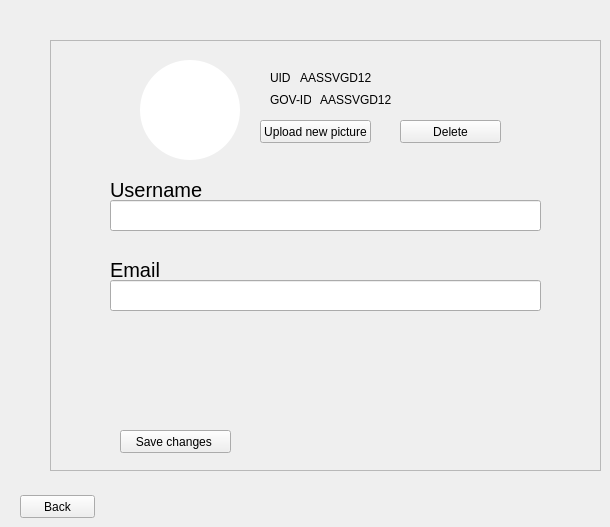
            <widget class="QWidget" name="setings_profile_page_2">
             <widget class="QFrame" name="frame_27">
              <property name="geometry">
               <rect>
                <x>50</x>
                <y>40</y>
                <width>551</width>
                <height>431</height>
               </rect>
              </property>
              <property name="styleSheet">
               <string notr="true">border-bottom: 5px solid;
border-right: 5px solid;
border-color: rgb(192, 198, 200);</string>
              </property>
              <property name="frameShape">
               <enum>QFrame::StyledPanel</enum>
              </property>
              <property name="frameShadow">
               <enum>QFrame::Raised</enum>
              </property>
              <widget class="QLabel" name="profile_picture_label_3">
               <property name="geometry">
                <rect>
                 <x>90</x>
                 <y>20</y>
                 <width>100</width>
                 <height>100</height>
                </rect>
               </property>
               <property name="cursor">
                <cursorShape>PointingHandCursor</cursorShape>
               </property>
               <property name="styleSheet">
                <string notr="true">QLabel {
    border-radius: 50%; /* Ensures the QLabel becomes circular */
    background-color: #ffffff; /* Background color */
    min-width: 100px; /* Adjust the size as needed */
    min-height: 100px; /* Adjust the size as needed */
    max-width: 100px; /* Keep width and height equal for a perfect circle */
    max-height: 100px; /* Keep width and height equal for a perfect circle */
    text-align: center; /* Center the text if there is any */
	border: none

}

</string>
               </property>
               <property name="text">
                <string/>
               </property>
               <property name="pixmap">
                <pixmap resource="icons.qrc">:/icons/accounticonpng.png</pixmap>
               </property>
               <property name="scaledContents">
                <bool>true</bool>
               </property>
              </widget>
              <widget class="QPushButton" name="upload_new_picture_button_2">
               <property name="geometry">
                <rect>
                 <x>210</x>
                 <y>80</y>
                 <width>111</width>
                 <height>23</height>
                </rect>
               </property>
               <property name="styleSheet">
                <string notr="true">
QPushButton {
                
	background-color: blue;
                border: none;
                border-radius: 5px;

				color: white
            }
QPushButton:hover {
                background-color: gray;
            };
</string>
               </property>
               <property name="text">
                <string>Upload new picture</string>
               </property>
              </widget>
              <widget class="QPushButton" name="delete_picture_button_2">
               <property name="geometry">
                <rect>
                 <x>350</x>
                 <y>80</y>
                 <width>101</width>
                 <height>23</height>
                </rect>
               </property>
               <property name="styleSheet">
                <string notr="true">
QPushButton {
                
	background-color: blue;
                border: none;
                border-radius: 5px;

				color: white
            }
QPushButton:hover {
                background-color: gray;
            };
</string>
               </property>
               <property name="text">
                <string>Delete</string>
               </property>
              </widget>
              <widget class="QLineEdit" name="profilesetting_username_line_edit_2">
               <property name="geometry">
                <rect>
                 <x>60</x>
                 <y>160</y>
                 <width>431</width>
                 <height>31</height>
                </rect>
               </property>
              </widget>
              <widget class="QLabel" name="label_57">
               <property name="geometry">
                <rect>
                 <x>60</x>
                 <y>140</y>
                 <width>101</width>
                 <height>20</height>
                </rect>
               </property>
               <property name="styleSheet">
                <string notr="true">font-size: 20px;
border: none
</string>
               </property>
               <property name="text">
                <string>Username</string>
               </property>
              </widget>
              <widget class="QPushButton" name="save_changes_button_2">
               <property name="geometry">
                <rect>
                 <x>70</x>
                 <y>390</y>
                 <width>111</width>
                 <height>23</height>
                </rect>
               </property>
               <property name="styleSheet">
                <string notr="true">
QPushButton {
                
	background-color: blue;
                border: none;
                border-radius: 5px;

				color: white
            }
QPushButton:hover {
                background-color: gray;
            };
</string>
               </property>
               <property name="text">
                <string>Save changes </string>
               </property>
              </widget>
              <widget class="QLabel" name="label_58">
               <property name="geometry">
                <rect>
                 <x>60</x>
                 <y>220</y>
                 <width>101</width>
                 <height>20</height>
                </rect>
               </property>
               <property name="styleSheet">
                <string notr="true">font-size: 20px;
border: none
</string>
               </property>
               <property name="text">
                <string>Email</string>
               </property>
              </widget>
              <widget class="QLineEdit" name="profilesettings_email_line_edit_2">
               <property name="geometry">
                <rect>
                 <x>60</x>
                 <y>240</y>
                 <width>431</width>
                 <height>31</height>
                </rect>
               </property>
              </widget>
              <widget class="QLabel" name="profile_uid_label_3">
               <property name="geometry">
                <rect>
                 <x>250</x>
                 <y>30</y>
                 <width>101</width>
                 <height>16</height>
                </rect>
               </property>
               <property name="styleSheet">
                <string notr="true">background-color: none;</string>
               </property>
               <property name="text">
                <string>AASSVGD12</string>
               </property>
              </widget>
              <widget class="QLabel" name="label_70">
               <property name="geometry">
                <rect>
                 <x>220</x>
                 <y>30</y>
                 <width>21</width>
                 <height>16</height>
                </rect>
               </property>
               <property name="styleSheet">
                <string notr="true">background-color: none;</string>
               </property>
               <property name="text">
                <string>UID:</string>
               </property>
              </widget>
              <widget class="QLabel" name="label_71">
               <property name="geometry">
                <rect>
                 <x>220</x>
                 <y>50</y>
                 <width>41</width>
                 <height>20</height>
                </rect>
               </property>
               <property name="styleSheet">
                <string notr="true">background-color: none;</string>
               </property>
               <property name="text">
                <string>GOV-ID:</string>
               </property>
              </widget>
              <widget class="QLabel" name="profile_uid_label_4">
               <property name="geometry">
                <rect>
                 <x>270</x>
                 <y>50</y>
                 <width>101</width>
                 <height>20</height>
                </rect>
               </property>
               <property name="styleSheet">
                <string notr="true">background-color: none;</string>
               </property>
               <property name="text">
                <string>AASSVGD12</string>
               </property>
              </widget>
             </widget>
             <widget class="QPushButton" name="back_to_settings_page_button_4">
              <property name="geometry">
               <rect>
                <x>20</x>
                <y>495</y>
                <width>75</width>
                <height>23</height>
               </rect>
              </property>
              <property name="styleSheet">
               <string notr="true">
QPushButton {
                
	background-color: blue;
                border: none;
                border-radius: 5px;

				color: white
            }
QPushButton:hover {
                background-color: gray;
            };
</string>
              </property>
              <property name="text">
               <string>Back</string>
              </property>
             </widget>
            </widget>
